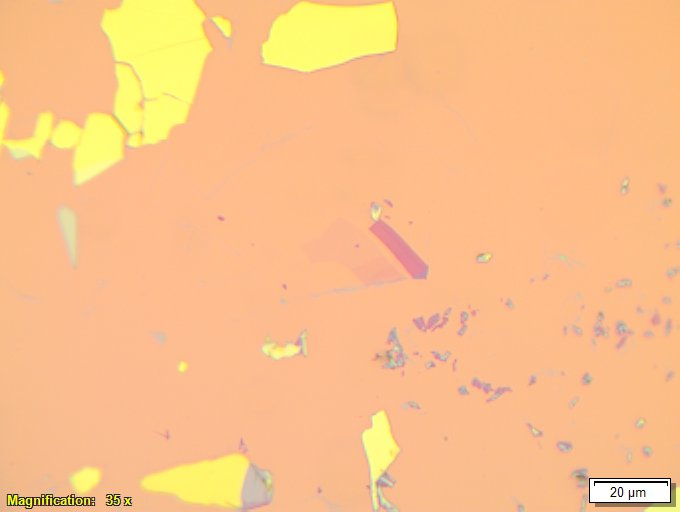
#> input picture tryphoto2.tif, 680 x 512 px, found by its file name
$ python 'Background Remover.py'
#> lines starting #> are read from the running program, lines starting #| are printed output that depends on the picture; after the words box and inside, x2 and y2 are one past the last pixel; in counts of white or black regions, pixels touching at a corner belong together
#> further down, src is the input picture: shape (512, 680, 3); mean B, G, R 137.8, 192.6, 250.5
import cv2
import numpy as np


from matplotlib import pyplot as plt


def showimage(myimage):
    if (myimage.ndim > 2):  # This only applies to RGB or RGBA images (e.g. not to Black and White images)
        myimage = myimage[:, :, ::-1]  # OpenCV follows BGR order, while matplotlib likely follows RGB order

    fig, ax = plt.subplots(figsize=[10, 10])
    ax.imshow(myimage, cmap='gray', interpolation='bicubic')
    plt.xticks([]), plt.yticks([])  # to hide tick values on X and Y axis
    plt.show()


def bgremove1(myimage):
    # Blur to image to reduce noise
    myimage = cv2.GaussianBlur(myimage, (5, 5), 0)

    # We bin the pixels. Result will be a value 1..5
    bins = np.array([0, 51, 102, 153, 204, 255])
    myimage[:, :, :] = np.digitize(myimage[:, :, :], bins, right=True) * 51

    # Create single channel greyscale for thresholding
    myimage_grey = cv2.cvtColor(myimage, cv2.COLOR_BGR2GRAY)
    cv2.imshow("Image", myimage_grey)
    cv2.waitKey(0)
    # Perform Otsu thresholding and extract the background.
    # We use Binary Threshold as we want to create an all white background
    ret, background = cv2.threshold(myimage_grey, 0, 255, cv2.THRESH_BINARY + cv2.THRESH_OTSU)
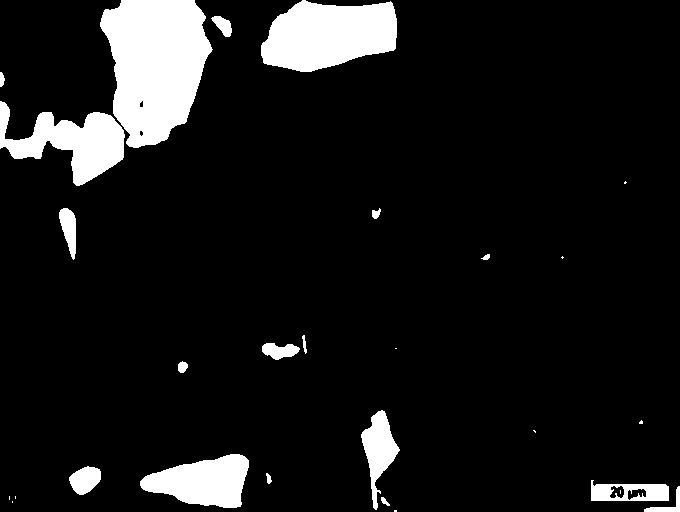
#> background: shape (512, 680); 9.6% white; 28 white regions (10 under 20 px), largest, box (x1, y1, x2, y2) and area: (100, 0, 213, 148) 11895, (261, 0, 397, 72) 7365, (0, 101, 125, 186) 4951
#> ret = 225

    # Convert black and white back into 3 channel greyscale
    background = cv2.cvtColor(background, cv2.COLOR_GRAY2BGR)

    # Perform Otsu thresholding and extract the foreground.
    # We use TOZERO_INV as we want to keep some details of the foregorund
    ret, foreground = cv2.threshold(myimage_grey, 0, 255,
                                    cv2.THRESH_TOZERO_INV + cv2.THRESH_OTSU)  # Currently foreground is only a mask
    foreground = cv2.bitwise_and(myimage, myimage,
                                 mask=foreground)  # Update foreground with bitwise_and to extract real foreground
#> foreground: shape (512, 680, 3)
    # cv2.imshow("Image", foreground)
    # cv2.waitKey(0)
    # Combine the background and foreground to obtain our final image
    finalimage = background + foreground

    return finalimage


def bgremove2(myimage):
    # First Convert to Grayscale
    myimage_grey = cv2.cvtColor(myimage, cv2.COLOR_BGR2GRAY)
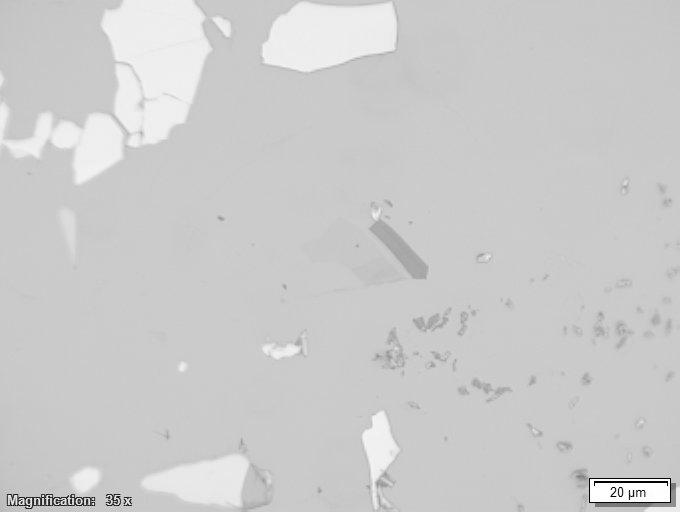
#> myimage_grey: shape (512, 680); min 0, max 255, mean 203.7

    ret, baseline = cv2.threshold(myimage_grey, 127, 255, cv2.THRESH_TRUNC)

    ret, background = cv2.threshold(baseline, 126, 255, cv2.THRESH_BINARY)
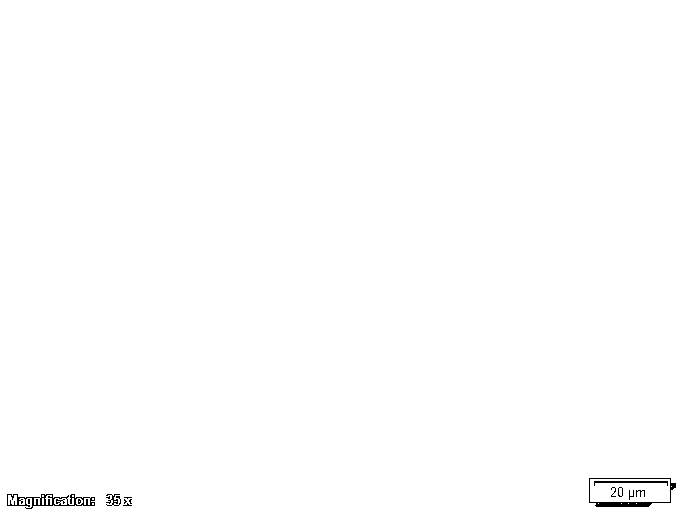
#> background: shape (512, 680); 99.6% white; black in thin lines or dots, all inside (x1, y1, x2, y2) = (7, 478, 676, 509)

    ret, foreground = cv2.threshold(baseline, 126, 255, cv2.THRESH_BINARY_INV)

    foreground = cv2.bitwise_and(myimage, myimage,
                                 mask=foreground)  # Update foreground with bitwise_and to extract real foreground
#> foreground: shape (512, 680, 3)

    # Convert black and white back into 3 channel greyscale
    background = cv2.cvtColor(background, cv2.COLOR_GRAY2BGR)

    # Combine the background and foreground to obtain our final image
    finalimage = background + foreground
    return finalimage


def bgremove3(myimage):
    # BG Remover 3
    myimage_hsv = cv2.cvtColor(myimage, cv2.COLOR_BGR2HSV)
#> myimage_hsv: shape (512, 680, 3); mean H, S, V 15.3, 114.7, 250.5

    # Take S and remove any value that is less than half
    s = myimage_hsv[:, :, 1]
    s = np.where(s < 127, 0, 1)  # Any value below 127 will be excluded
#> s: shape (512, 680) int64; values 0 (black) and 1 (white), 9.3% white; 79 white regions (58 under 20 px), largest, box (x1, y1, x2, y2) and area: (101, 0, 215, 146) 11256, (262, 0, 400, 70) 7268, (0, 99, 128, 169) 4012

    # We increase the brightness of the image and then mod by 255
    v = (myimage_hsv[:, :, 2] + 127) % 255
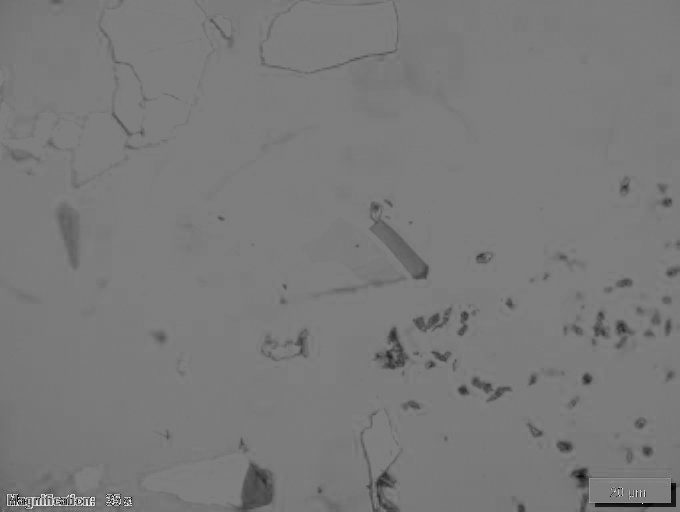
#> v: shape (512, 680); min 0, max 254, mean 122.3
    v = np.where(v > 127, 1, 0)  # Any value above 127 will be part of our mask
#> v: shape (512, 680) int64; values 0 (black) and 1 (white), 0.29% white in thin lines or dots, all inside (x1, y1, x2, y2) = (7, 478, 671, 509)

    # Combine our two masks based on S and V into a single "Foreground"
    foreground = np.where(s + v > 0, 1, 0).astype(np.uint8)  # Casting back into 8bit integer

    background = np.where(foreground == 0, 255, 0).astype(np.uint8)  # Invert foreground to get background in uint8
    background = cv2.cvtColor(background, cv2.COLOR_GRAY2BGR)  # Convert background back into BGR space
    foreground = cv2.bitwise_and(myimage, myimage, mask=foreground)  # Apply our foreground map to original image
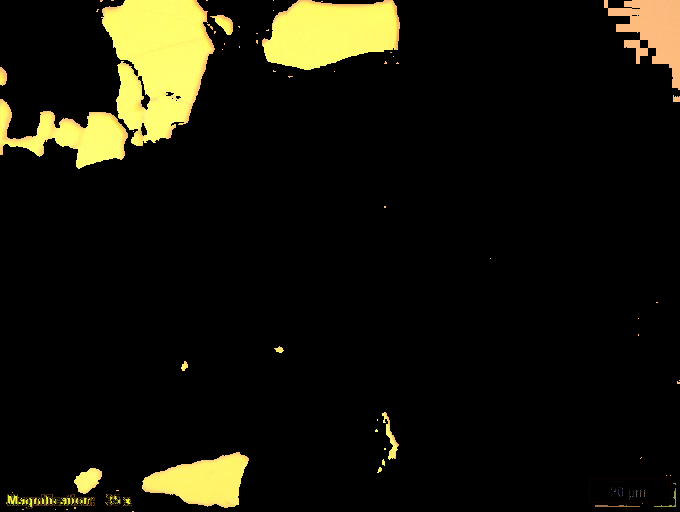
#> foreground: shape (512, 680, 3); mean B, G, R 10.3, 21.6, 23
    finalimage = background + foreground  # Combine foreground and background
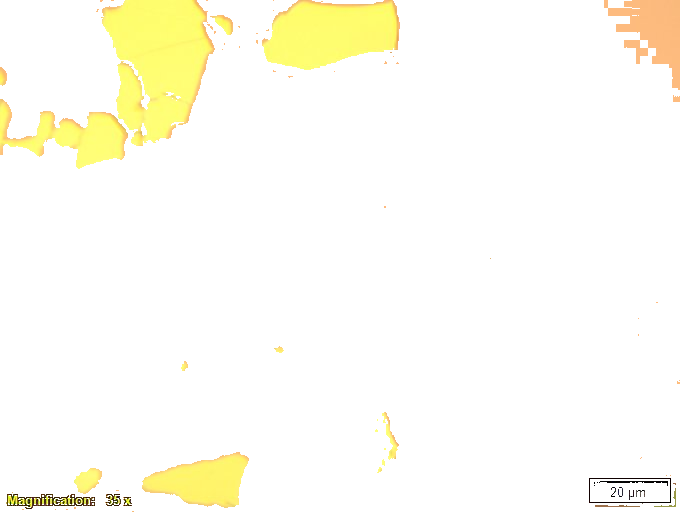
#> finalimage: shape (512, 680, 3); mean B, G, R 241.5, 252.8, 254.2

    return finalimage
if __name__ == '__main__':
    path='C:\\Users\\Owner\\PycharmProjects\\graphene\\tryphoto2.tif'
    src = cv2.imread(path)

    image1 =bgremove1(src)
    image2=bgremove2(src)
    image3=bgremove3(src)

    showimage(image3)
#> in showimage, `myimage = myimage[:, :, ::-1]`:
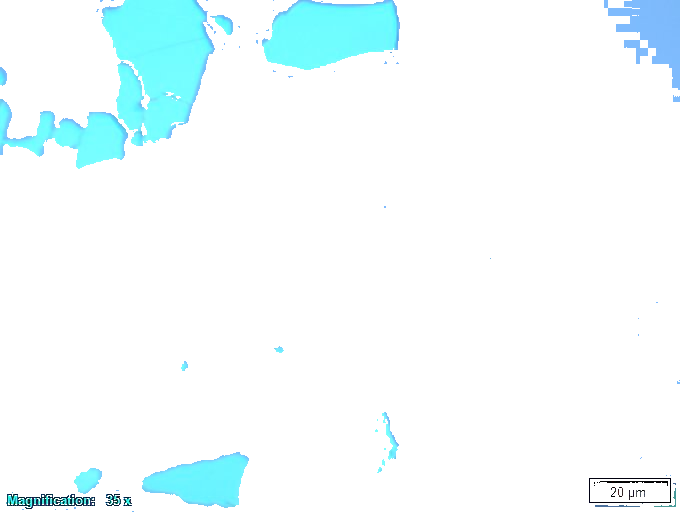
#> myimage: shape (512, 680, 3); mean of channels 0, 1, 2 254.2, 252.8, 241.5; drawn as B, G, R

$ run again, with tryphoto4_without.jpg saved as tryphoto2.tif
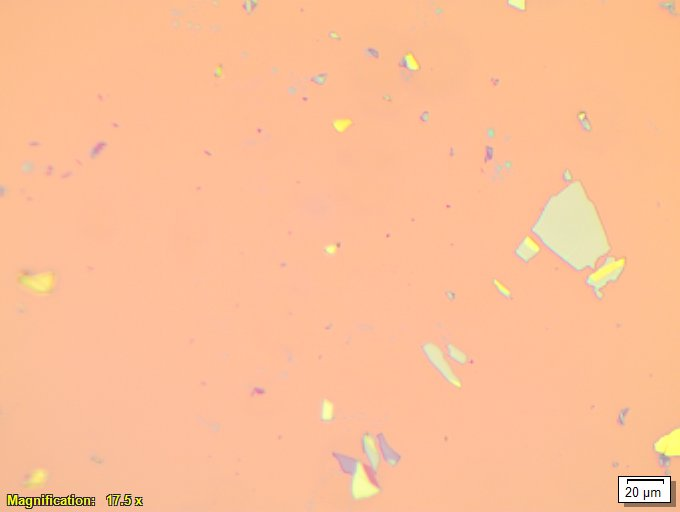
#> input picture tryphoto4_without.jpg, 680 x 512 px, found by its file name
#> src is the input picture: shape (512, 680, 3); mean B, G, R 151.8, 191.2, 252.1
#> in bgremove1, `ret, background = cv2.threshold(myimage_grey, 0, 255, cv2.THRESH_BINAR..`:
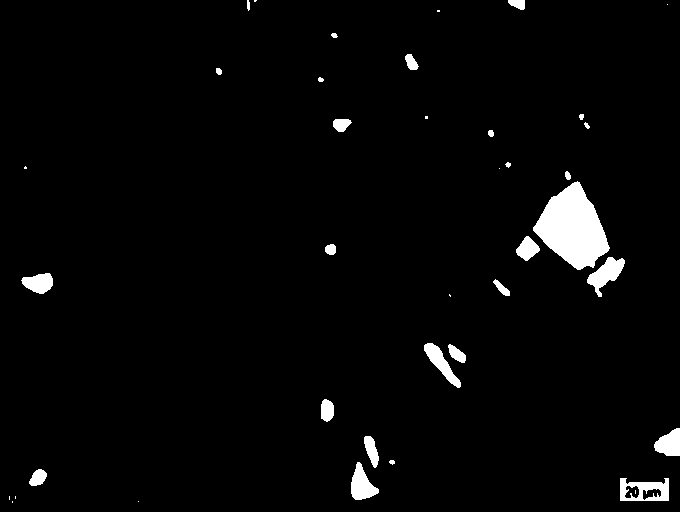
#> background: shape (512, 680); 2.8% white; 39 white regions (12 under 20 px), largest, box (x1, y1, x2, y2) and area: (533, 181, 610, 270) 4020, (620, 478, 669, 501) 720, (587, 257, 625, 297) 687
#> ret = 225
#> myimage_hsv: shape (512, 680, 3); mean H, S, V 12.6, 101.6, 252.2
#> in bgremove3, `v = (myimage_hsv[:, :, 2] + 127) % 255`:
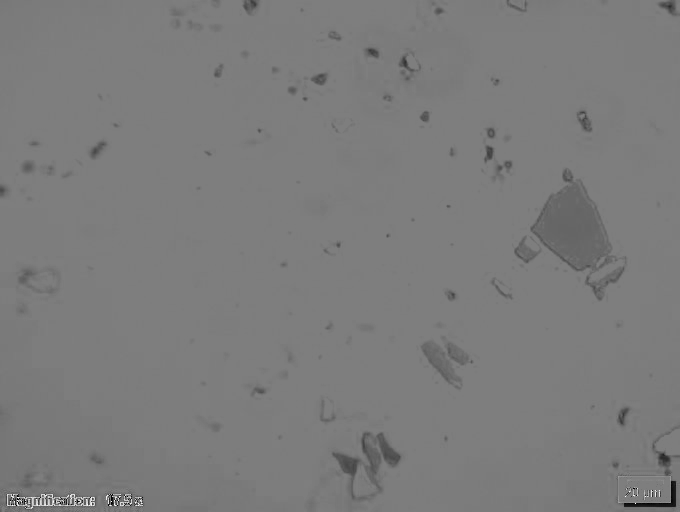
#> v: shape (512, 680); min 0, max 254, mean 123.9

$ run again, with tryphoto5_without.jpg saved as tryphoto2.tif
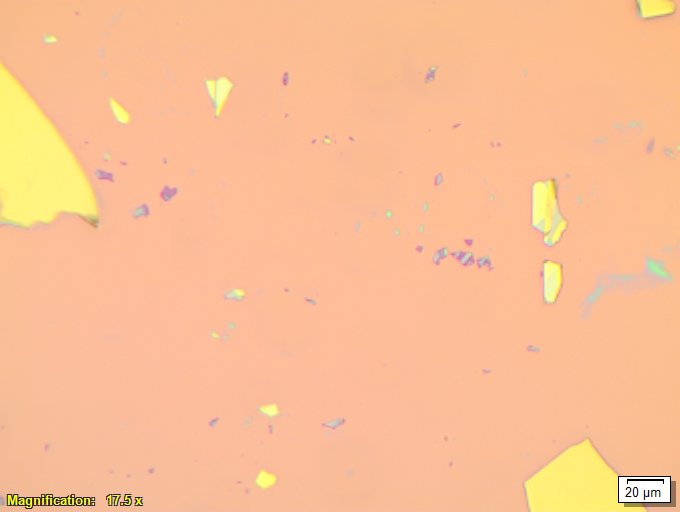
#> input picture tryphoto5_without.jpg, 680 x 512 px, found by its file name
#> src is the input picture: shape (512, 680, 3); mean B, G, R 149.1, 191.1, 250.6
#> in bgremove1, `ret, background = cv2.threshold(myimage_grey, 0, 255, cv2.THRESH_BINAR..`:
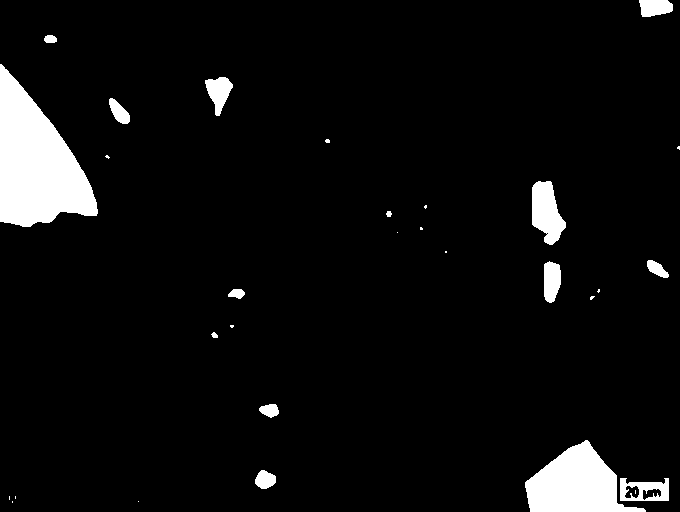
#> background: shape (512, 680); 5.6% white; 30 white regions (15 under 20 px), largest, box (x1, y1, x2, y2) and area: (0, 64, 98, 227) 9397, (525, 440, 646, 512) 4966, (532, 181, 566, 245) 1436
#> ret = 225
#> myimage_hsv: shape (512, 680, 3); mean H, S, V 12.8, 103.5, 250.7
#> in showimage, `myimage = myimage[:, :, ::-1]`:
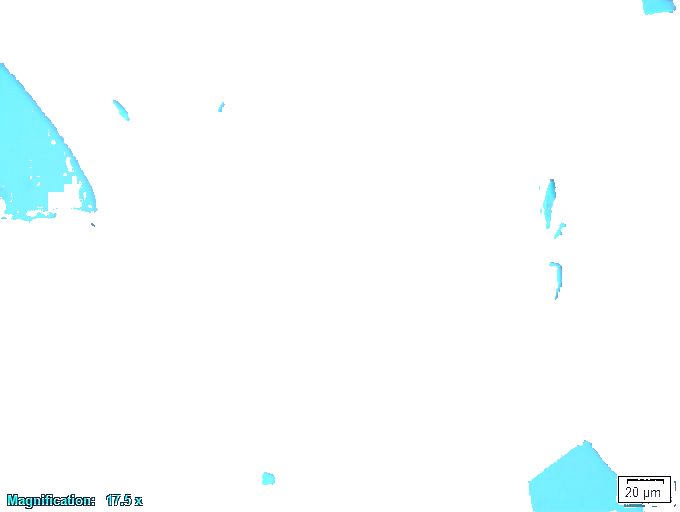
#> myimage: shape (512, 680, 3); mean of channels 0, 1, 2 254.4, 253.7, 248.7; drawn as B, G, R
